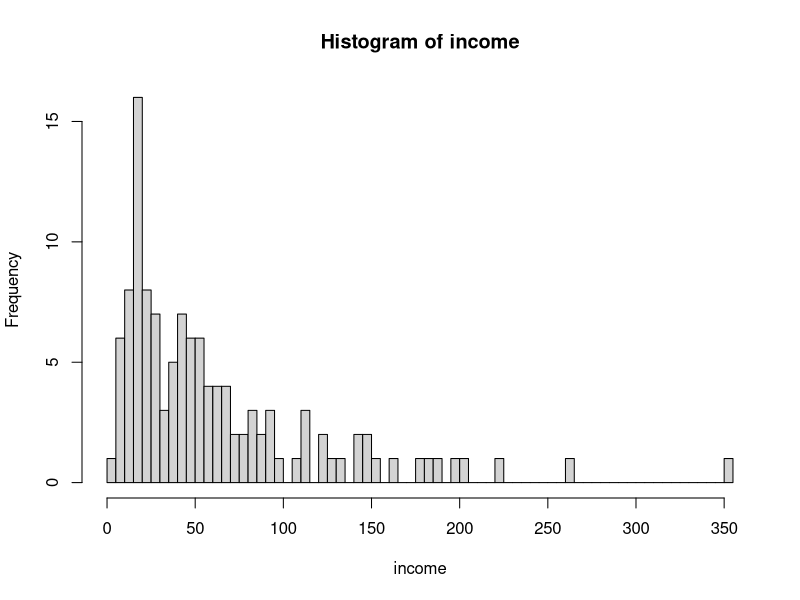
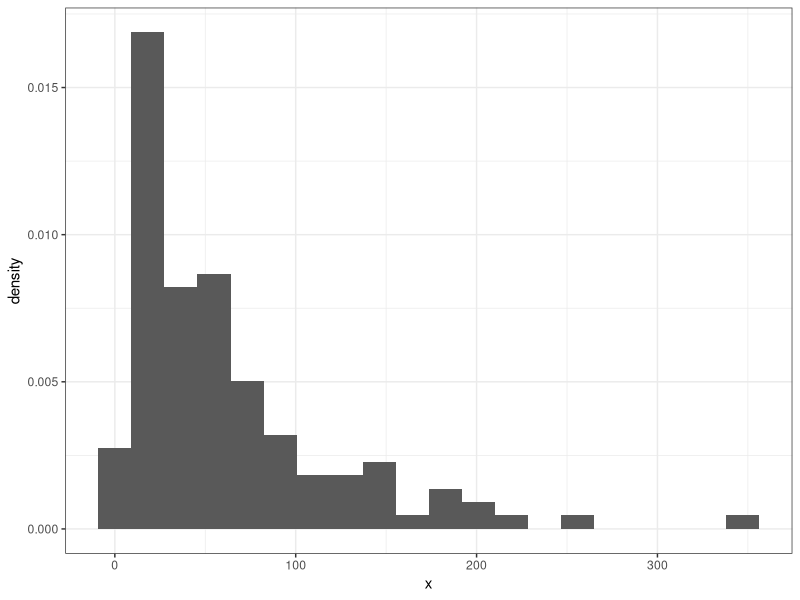
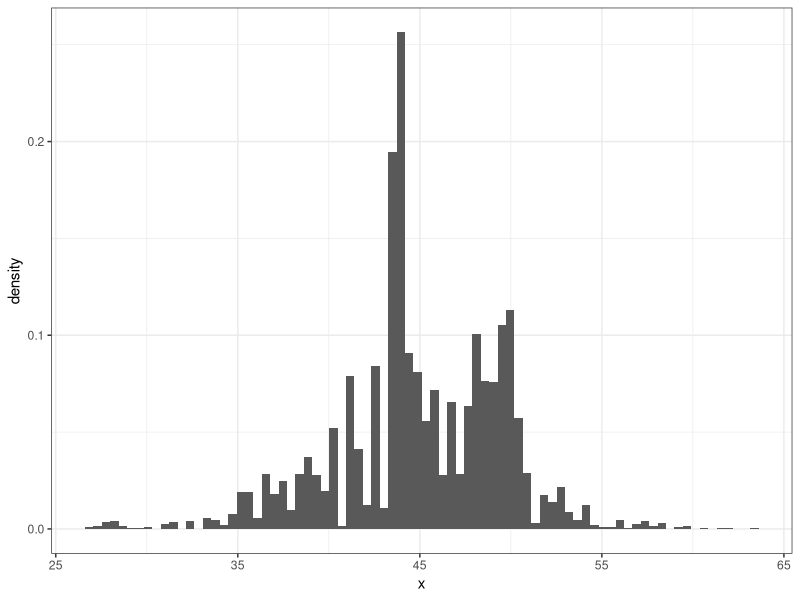
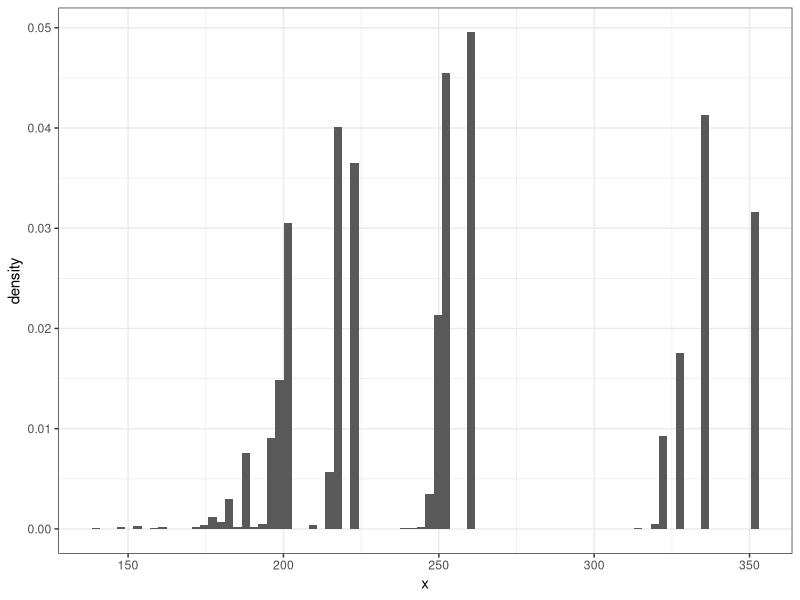
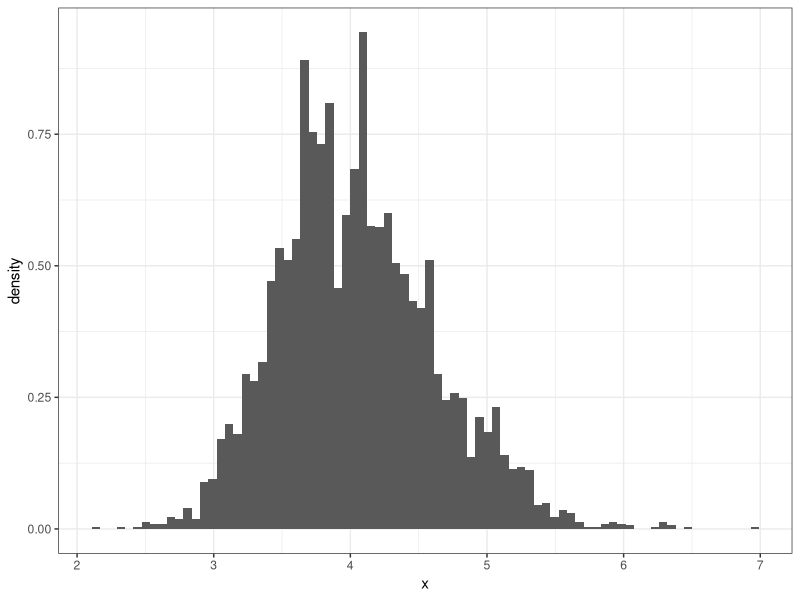

Write R code to recreate these figures, in order.
# Statistical Thinking (ETC2420 / ETC5242)
# Semester 2, 2025
#
# Week 5, Workshop

# Disclaimer:
#
# The code below was written live during the workshop and run interactively.
# As such, it may not necessarily be properly formatted or as polished as
# production-quality code.
#
# We recommend that you consult the recording of the workshop when reviewing
# this code. Various important details were conveyed verbally in the workshop,
# and some aspects were shown through incremental edits of the code, neither of
# which are captured below.


library(tidyverse)

income <- read_csv("data/income.csv")
income <- income$income

income

hist(income, 50)

quick_histogram <- function(x, bins = 20) {
  ggplot(tibble(x = x)) + aes(x = x, y = after_stat(density)) +
    geom_histogram(bins = bins) +
    theme_bw()
}

quick_histogram(income, 20)

# Median

median(income)

B <- 5000
median_boot <- numeric(B)   # rep(NA, B)

for (b in 1:B) {
  income_b <- sample(income, replace = TRUE)
  median_boot[b] <- median(income_b)
}

quick_histogram(median_boot, 80)
quantile(median_boot, c(0.025, 0.975))


# 99th percentile

top1 <- quantile(income, 0.99)

top1_boot <- numeric(B)

for (b in 1:B) {
  income_b <- sample(income, replace = TRUE)
  top1_boot[b] <- quantile(income_b, 0.99)
}

quick_histogram(top1_boot, 80)
quantile(top1_boot, c(0.025, 0.975))


# Ratio of quartiles

quantile(income, 0.25)
quartile_ratio <- quantile(income, 0.75) / quantile(income, 0.25)

quartile_ratio

quartile_ratio_boot <- numeric(B)

for (b in 1:B) {
  income_b <- sample(income, replace = TRUE)
  quartile_ratio_boot[b] <- quantile(income_b, 0.75) / quantile(income_b, 0.25)
}

quick_histogram(quartile_ratio_boot, 80)
quantile(quartile_ratio_boot, c(0.025, 0.975))
